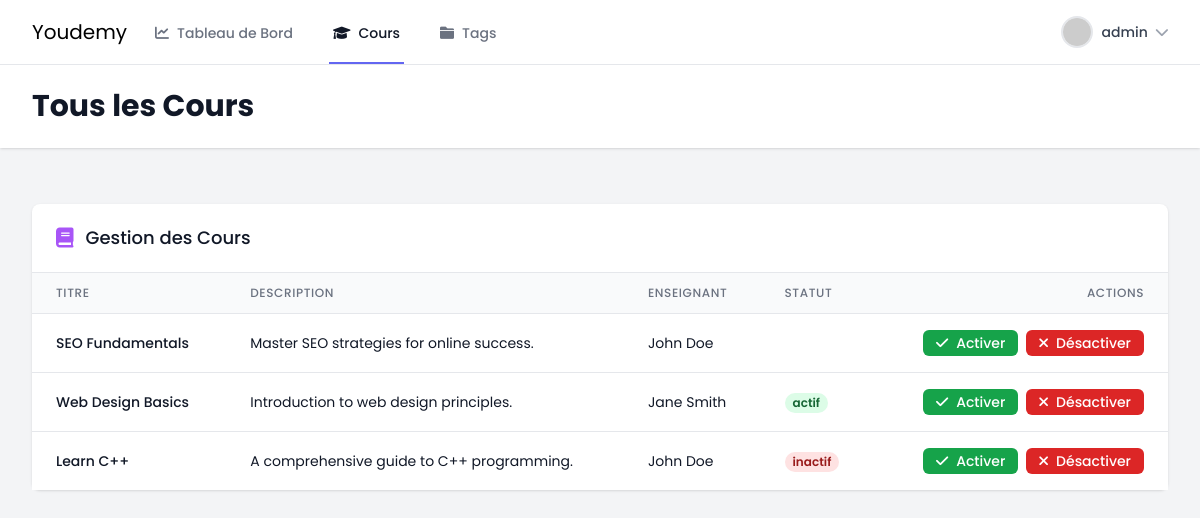
Before: /views/admin/all_courses.php (signed in) with the older database file.
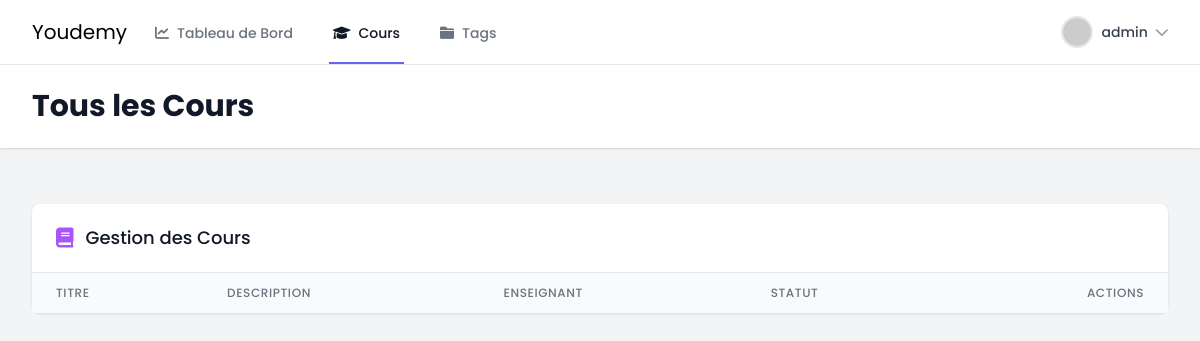
After: the same page with the newer database file.
### tables this page shows
CREATE TABLE cours (
    id INT PRIMARY KEY AUTO_INCREMENT,
    titre VARCHAR(255) NOT NULL,
    description TEXT NOT NULL,
    contenu TEXT NOT NULL,
    type_contenu ENUM('video', 'document') NOT NULL,
    id_categorie INT,
    id_enseignant INT NOT NULL,
    statut ENUM('actif', 'en_attente', 'brouillon') NOT NULL DEFAULT 'brouillon',
    FOREIGN KEY (id_categorie) REFERENCES categories(id_categorie) ON DELETE SET NULL,
    FOREIGN KEY (id_enseignant) REFERENCES utilisateurs(id) ON DELETE CASCADE
);

CREATE TABLE utilisateurs (
    id INT PRIMARY KEY AUTO_INCREMENT,
    nom VARCHAR(100) NOT NULL,
    email VARCHAR(100) NOT NULL UNIQUE,
    password VARCHAR(255) NOT NULL,
    role ENUM('admin', 'enseignant', 'etudiant') NOT NULL,
    status ENUM('actif', 'inactif', 'en_attente') NOT NULL DEFAULT 'en_attente'
);

### models/Course.php (called while the page is built, shortened)
<?php
class Course
{
public function getAllCoursesWithDetails($categoryId = null, $search = null)
{
    $db = Database::getInstance();
    $conn = $db->getConnection();
    $query = "
        SELECT
            c.*,
            cat.nom as category_name,
            u.nom as enseignant_nom,
            COUNT(DISTINCT i.id_etudiant) as nombre_etudiants,
            GROUP_CONCAT(DISTINCT t.nom) as tags
        FROM cours c
        LEFT JOIN categories cat ON c.id_categorie = cat.id_categorie
        LEFT JOIN utilisateurs u ON c.id_enseignant = u.id
        LEFT JOIN inscriptions i ON c.id = i.id_cours
        LEFT JOIN cours_tags ct ON c.id = ct.id_cours
        LEFT JOIN tags t ON ct.id_tag = t.id_tag";
    $params = [];
    $query .= " GROUP BY c.id ORDER BY c.id DESC";
    $stmt = $conn->prepare($query);
    $stmt->execute();
    return $stmt->fetchAll(PDO::FETCH_ASSOC);
}
}

### views/admin/all_courses.php (the view, shortened to what this page needs)
<?php
require_once __DIR__ . '/../../models/Course.php';
try {
  $courseModel = new Course(null, null, null, null, null, null, null);
  $allCourses = $courseModel->getAllCoursesWithDetails();
} catch (Exception $e) {
  die("Erreur: " . $e->getMessage());
}
?>
<!DOCTYPE html>
<html lang="fr" class="h-full bg-gray-100">
<head>
  <script src="https://cdn.tailwindcss.com"></script>
  <link rel="stylesheet" href="https://cdnjs.cloudflare.com/ajax/libs/font-awesome/6.0.0/css/all.min.css">
</head>
<body class="h-full">
  <div class="min-h-full">
    <nav class="bg-white border-b border-gray-200 fixed w-full z-30 top-0">
      <div class="max-w-7xl mx-auto px-4 sm:px-6 lg:px-8">
        <div class="flex justify-between h-16">
          <div class="flex">
            <div class="flex-shrink-0 flex items-center">
              <h2 class="text-xl ">Youdemy</h2>
            </div>
            <div class="hidden sm:ml-6 sm:flex sm:space-x-8">
              <a href="dashboard.php" class="border-transparent text-gray-500 hover:border-gray-300 hover:text-gray-700 inline-flex items-center px-1 pt-1 border-b-2 text-sm font-medium transition-colors duration-200">
                <i class="fas fa-chart-line mr-2"></i>
                Tableau de Bord
              </a>
              <a href="#" class="border-indigo-500 text-gray-900 inline-flex items-center px-1 pt-1 border-b-2 text-sm font-medium">
                <i class="fas fa-graduation-cap mr-2"></i>
                 Cours
              </a>
              <a href="gestionTag.php" class="border-transparent text-gray-500 hover:border-gray-300 hover:text-gray-700 inline-flex items-center px-1 pt-1 border-b-2 text-sm font-medium transition-colors duration-200">
                <i class="fas fa-folder mr-2"></i>
                Tags
              </a>
            </div>
          </div>
          <div class="hidden sm:ml-6 sm:flex sm:items-center">
            <div class="ml-3 relative">
              <div class="flex items-center">
                <button type="button" class="bg-white flex text-sm rounded-full focus:outline-none focus:ring-2 focus:ring-offset-2 focus:ring-indigo-500 items-center" id="user-menu-button" aria-expanded="false" aria-haspopup="true" onclick="toggleProfileDropdown()">
                  <img class="h-8 w-8 rounded-full object-cover border-2 border-gray-200" src="https://ui-avatars.com/api/?name=<?php echo urlencode($_SESSION['user']['nom']); ?>&background=random" alt="">
                  <span class="ml-2 text-gray-700 font-medium"><?php echo htmlspecialchars($_SESSION['user']['nom']); ?></span>
                  <i class="fas fa-chevron-down ml-2 text-gray-400"></i>
                </button>
              </div>
            </div>
          </div>
        </div>
      </div>
    </nav>
<header class="bg-white shadow mt-16">
      <div class="max-w-7xl mx-auto py-6 px-4 sm:px-6 lg:px-8">
        <h1 class="text-3xl font-bold text-gray-900">Tous les Cours</h1>
      </div>
    </header>
    <main class="max-w-7xl mx-auto py-6 sm:px-6 lg:px-8">
      <div class="mt-8">
        <div class="bg-white shadow rounded-lg">
          <div class="px-4 py-5 sm:px-6 flex justify-between items-center">
            <div class="flex items-center">
              <i class="fas fa-book text-purple-500 text-xl mr-3"></i>
              <h3 class="text-lg leading-6 font-medium text-gray-900">Gestion des Cours</h3>
            </div>
          </div>
          <div class="border-t border-gray-200">
            <div class="overflow-x-auto">
              <table class="min-w-full divide-y divide-gray-200">
                <thead class="bg-gray-50">
                  <tr>
                    <th class="px-6 py-3 text-left text-xs font-medium text-gray-500 uppercase tracking-wider">Titre</th>
                    <th class="px-6 py-3 text-left text-xs font-medium text-gray-500 uppercase tracking-wider">Description</th>
                    <th class="px-6 py-3 text-left text-xs font-medium text-gray-500 uppercase tracking-wider">Enseignant</th>
                    <th class="px-6 py-3 text-left text-xs font-medium text-gray-500 uppercase tracking-wider">Statut</th>
                    <th class="px-6 py-3 text-right text-xs font-medium text-gray-500 uppercase tracking-wider">Actions</th>
                  </tr>
                </thead>
                <tbody class="bg-white divide-y divide-gray-200">
                  <?php foreach ($allCourses as $course): ?>
                    <tr class="hover:bg-gray-50">
                      <td class="px-6 py-4 whitespace-nowrap">
                        <div class="text-sm font-medium text-gray-900"><?php echo htmlspecialchars($course['titre']); ?></div>
                      </td>
                      <td class="px-6 py-4 whitespace-nowrap">
                        <div class="text-sm text-gray-900"><?php echo htmlspecialchars($course['description']); ?></div>
                      </td>
                      <td class="px-6 py-4 whitespace-nowrap">
                        <div class="text-sm text-gray-900"><?php echo htmlspecialchars($course['enseignant_nom']); ?></div>
                      </td>
                      <td class="px-6 py-4 whitespace-nowrap">
                        <span class="px-2 inline-flex text-xs leading-5 font-semibold rounded-full
                          <?php echo $course['statut'] === 'actif' ? 'bg-green-100 text-green-800' :
                                 ($course['statut'] === 'inactif' ? 'bg-red-100 text-red-800' : 'bg-yellow-100 text-yellow-800'); ?>">
                          <?php echo htmlspecialchars($course['statut']); ?>
                        </span>
                      </td>
                      <td class="px-6 py-4 whitespace-nowrap text-right text-sm font-medium">
                      <form method="POST" action="update_course_status.php" class="inline-flex space-x-2">
    <button type="submit" name="status" value="actif"
        class="inline-flex items-center px-3 py-1 border border-transparent text-sm leading-4 font-medium rounded-md text-white bg-green-600 hover:bg-green-700 focus:outline-none focus:ring-2 focus:ring-offset-2 focus:ring-green-500">
        <i class="fas fa-check mr-2"></i>
        Activer
    </button>
    <button type="submit" name="status" value="inactif"
        class="inline-flex items-center px-3 py-1 border border-transparent text-sm leading-4 font-medium rounded-md text-white bg-red-600 hover:bg-red-700 focus:outline-none focus:ring-2 focus:ring-offset-2 focus:ring-red-500">
        <i class="fas fa-times mr-2"></i>
        Désactiver
    </button>
</form>
                      </td>
                    </tr>
                  <?php endforeach; ?>
                </tbody>
              </table>
            </div>
          </div>
        </div>
      </div>
    </main>
  </div>
</body>
</html>

### views/admin/all_courses.php (style rules this page uses)
body { font-family: 'Poppins', sans-serif; }

Changed rows visible on the page:
removed cours: titre "SEO Fundamentals", description "Master SEO strategies for online success.", id_enseignant.nom "John Doe"
removed cours: titre "Web Design Basics", description "Introduction to web design principles.", id_enseignant.nom "Jane Smith", statut "actif"
removed cours: titre "Learn C++", description "A comprehensive guide to C++ programming.", id_enseignant.nom "John Doe", statut "inactif"
